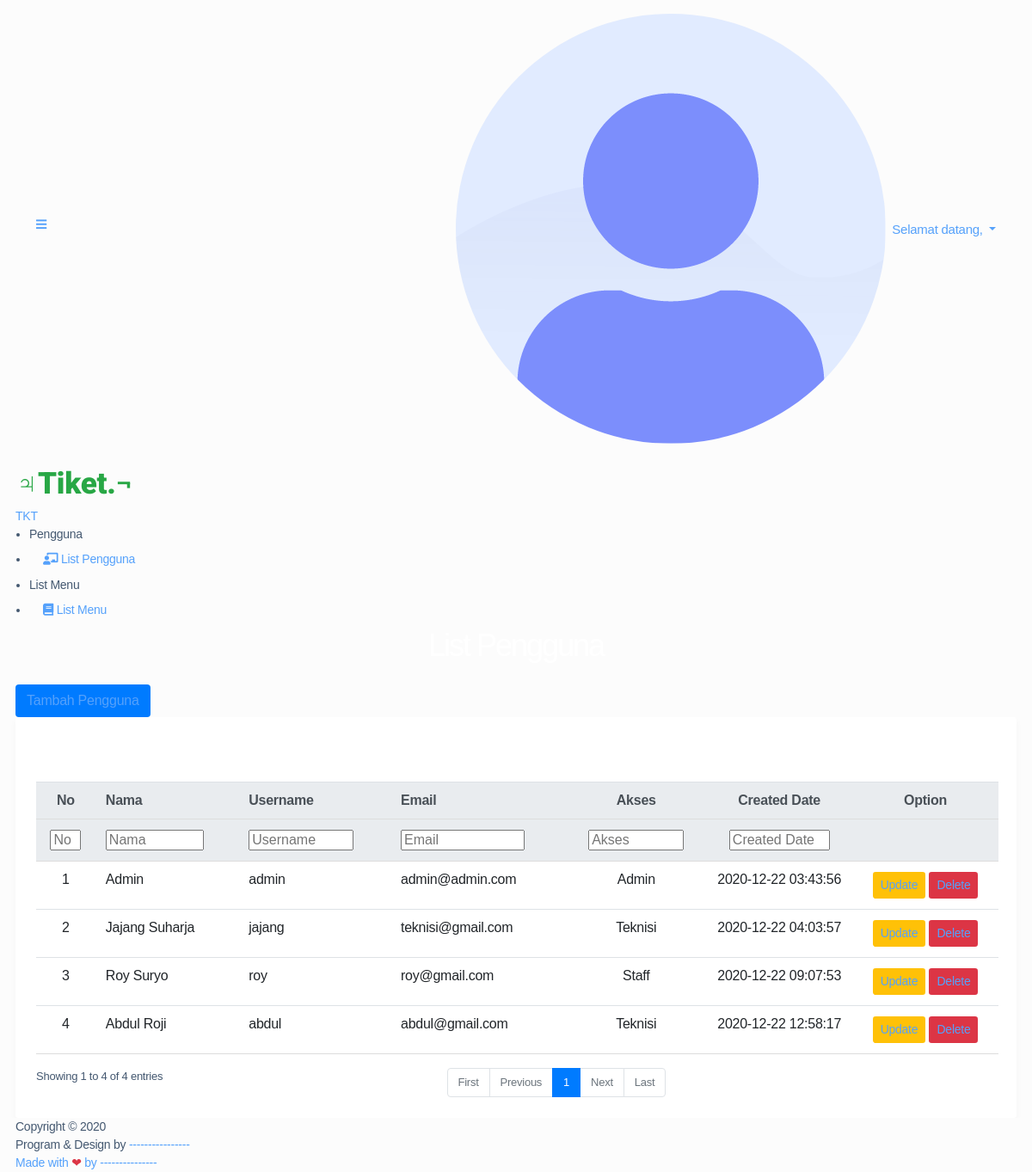
Page /index.php/admin on the earlier database version.
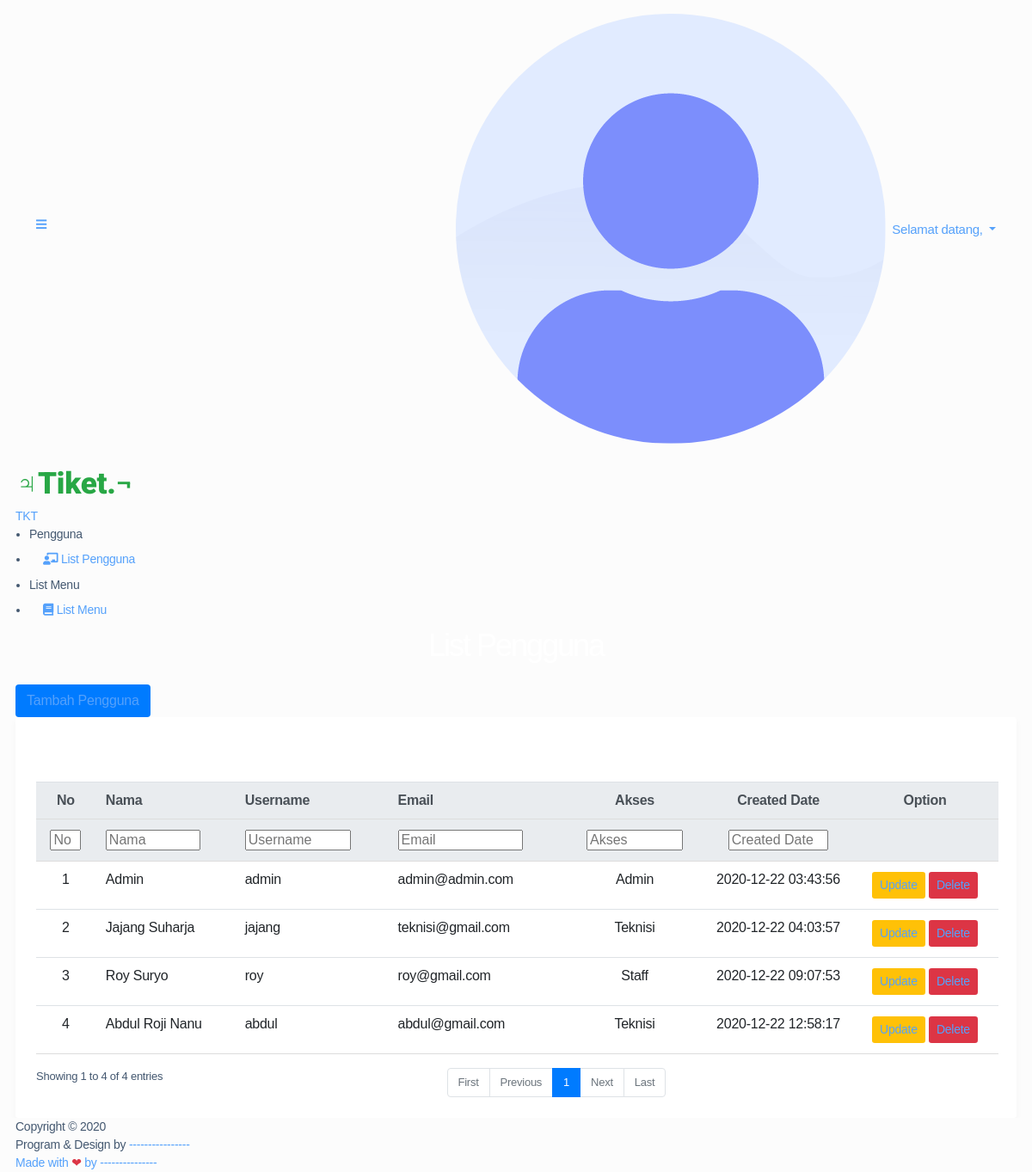
Same page on the later database version.
### tables this page shows
CREATE TABLE `users` (
  `id` int(11) NOT NULL,
  `nama` varchar(20) NOT NULL,
  `email` varchar(60) NOT NULL,
  `username` varchar(40) NOT NULL,
  `password` varchar(100) NOT NULL,
  `level_akses` int(11) NOT NULL,
  `created_date` timestamp NOT NULL DEFAULT current_timestamp()
);

### application/controllers/Admin.php (called while the page is built, shortened)
<?php
class Admin extends CI_Controller
{
	function __construct()
	{
		$this->load->helper('url');
		$this->load->library('form_validation');
		$this->load->helper('form');
	}
	public function index()
	{
		$this->load->model('Muser');
		$data['nama'] = $this->session->userdata('nama');
		$data['level'] = $this->session->userdata('level');
		$data['pengguna'] = $this->Muser->tampil_data()->result();
		$this->load->view('navbar/nav_admin', $data);
		$this->load->view('admin/list_pengguna', $data);
	}
}

### index.php (called while the page is built, shortened)
<?php
require_once BASEPATH.'core/CodeIgniter.php';

### application/models/Muser.php (called while the page is built, shortened)
<?php
class Muser extends CI_Model
{
    public function tampil_data()
    {
        return $this->db->get('users');
    }
}

### application/views/admin/list_pengguna.php (the view, shortened to what this page needs)
<div class="main-content">
    <section class="section">
        <div class="section-header">
            <h1>List Pengguna </h1>
        </div>
        <div class="section-header">
            <a id="filtering" class="btn btn-primary" href="<?= base_url('admin/add_pengguna') ?>">Tambah Pengguna</a>
        </div>
        <div class="row" style="overflow: scroll">
            <div class="col-md-12">
                <div class="bg-white p-4" style="border-radius:3px;box-shadow:rgba(0, 0, 0, 0.03) 0px 4px 8px 0px">
                    <table id="example" class="table align-items-center table-flush">
                        <thead class="thead-light">
                            <tr class="text-center">
                                <th style="width: 60px;">No</th>
                                <th scope="col" style="text-align: left;">Nama</th>
                                <th scope="col" style="text-align: left;">Username</th>
                                <th scope="col" style="text-align: left;">Email</th>
                                <th scope="col">Akses</th>
                                <th scope="col">Created Date</th>
                                <th scope="col">Option</th>
                            </tr>
                        </thead>
                        <tbody>
                            <?php
                              $i = 1;
                              foreach ($pengguna as $u) {
                              ?>
                                <tr class="text-center">
                                    <td style="width: 60px;"><?php echo $i ?></td>
                                    <td scope="col" style="text-align: left;"><?php echo $u->nama ?></td>
                                    <td scope="col" style="text-align: left;"><?php echo $u->username ?></td>
                                    <td scope="col" style="text-align: left;"> <?php echo $u->email ?></td>
                                    <?php
                                      if ($u->level_akses == 1) {
                                          echo "<td> Teknisi </td>";
                                      } else if ($u->level_akses == 0) {
                                          echo "<td> Admin </td>";
                                      } else {
                                          echo "<td> Staff </td>";
                                      }
                                      ?>
                                    <td><?php echo $u->created_date ?></td>
                                    <td class="text-center">
                                        <a href="<?=base_url("admin/update_pengguna/".$u->username)?>" class="btn btn-sm btn-warning">Update</a>
                                        <a href="<?=base_url("admin/delete_pengguna/".$u->username)?>" class="btn btn-sm btn-danger">Delete</a>
                                    </td>
                                </tr>
                            <?php
                                  $i++;
                              }
                              ?>
                        </tbody>
                    </table>
                </div>
            </div>
        </div>
</div>
</div>
<?php include("footer.php") ?>
</body>
</html>

Differences in the rows shown:
changed users "abdul": nama "Abdul Roji" → "Abdul Roji Nanu"
